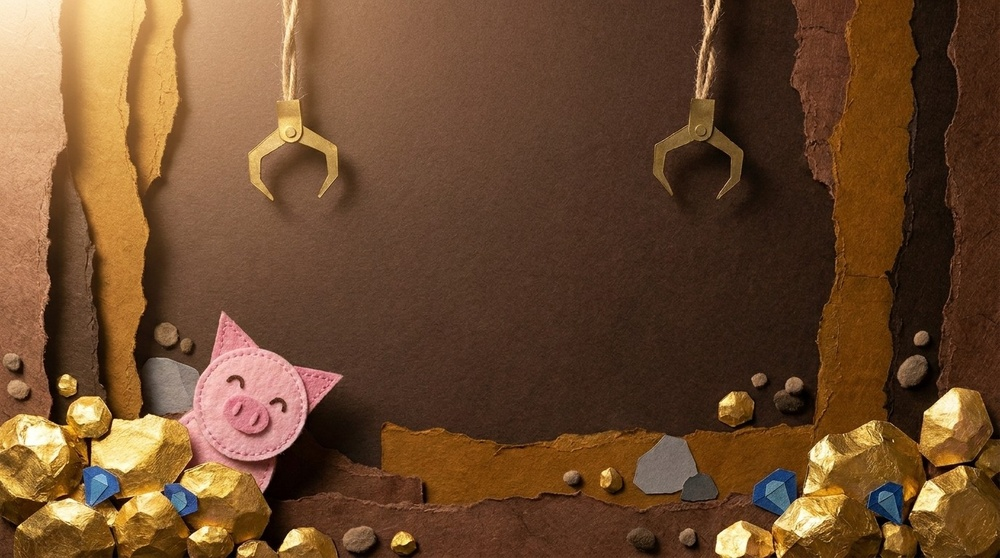
#> input picture Assets/Resources/Art/Menu/TitleBackdrop.jpg, 1000 x 558 px, shrunk from 1376 x 768 before the run
$ python boil_variants.py ../../Assets/Resources/Art/Menu/TitleBackdrop.jpg
#> lines starting #> are read from the running program, lines starting #| are printed output that depends on the picture
"""Stop-motion "boil" frames: two hand-shifted redraws of a sprite (tiny rotation, scale, nudge and
a soft warp), saved next to it as NAME_b1.png and NAME_b2.png on the same canvas. Cycling the
original with these at ~10 fps looks like a paper cutout re-posed between frames.

    python tools/art/boil_variants.py SPRITE.png [SPRITE2.png ...]
"""
import sys

import numpy as np
from PIL import Image
from scipy import ndimage


def variant(img, rng):
    a = np.asarray(img.convert("RGBA"), np.float32)
    h, w = a.shape[:2]
    angle = rng.uniform(-2.6, 2.6)
    scale = rng.uniform(0.982, 1.018)
    shift = rng.uniform(-0.006, 0.006, 2) * w
    # smooth displacement field, about 1% of the size: the outline "boils" like a redrawn cutout
    amp = 0.01 * w
    field = [ndimage.zoom(rng.uniform(-1, 1, (5, 5)), (h / 5, w / 5), order=3)[:h, :w] * amp for _ in range(2)]
    yy, xx = np.mgrid[0:h, 0:w].astype(np.float32)
    cy, cx = (h - 1) / 2, (w - 1) / 2
    t = np.deg2rad(angle)
    # inverse map: output pixel -> source pixel
    dx, dy = xx - cx - shift[0], yy - cy - shift[1]
    sx = (np.cos(t) * dx + np.sin(t) * dy) / scale + cx + field[0]
    sy = (-np.sin(t) * dx + np.cos(t) * dy) / scale + cy + field[1]
    out = np.stack([ndimage.map_coordinates(a[..., c], [sy, sx], order=1, mode="constant") for c in range(4)], -1)
    return Image.fromarray(np.clip(out, 0, 255).astype(np.uint8), "RGBA")


def main():
    for i, path in enumerate(sys.argv[1:]):
        rng = np.random.default_rng(100 + i)
        img = Image.open(path)
#> img is the input picture: PIL image 1000x558 RGB; mean R, G, B 109.3, 75, 46.4
        for k in (1, 2):
            out = path[:-4] + f"_b{k}.png"
            variant(img, rng).save(out)
            print("boil", out)
#> this loop made 2 passes
#> pass 1, in variant, `out = np.stack([ndimage.map_coordinates(a[..., c], [sy, sx], order=1, ..`:
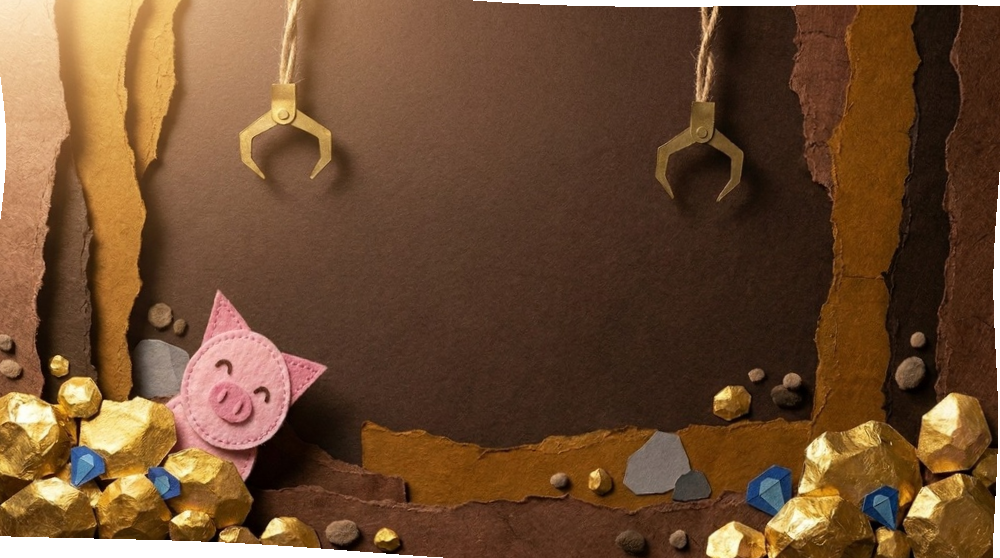
#> out: shape (558, 1000, 4) float32; mean R, G, B, A 105.8, 72.3, 44.6, 250.8; transparent parts drawn white
#> pass 2, in variant (call 2), `out = np.stack([ndimage.map_coordinates(a[..., c], [sy, sx], order=1, ..`:
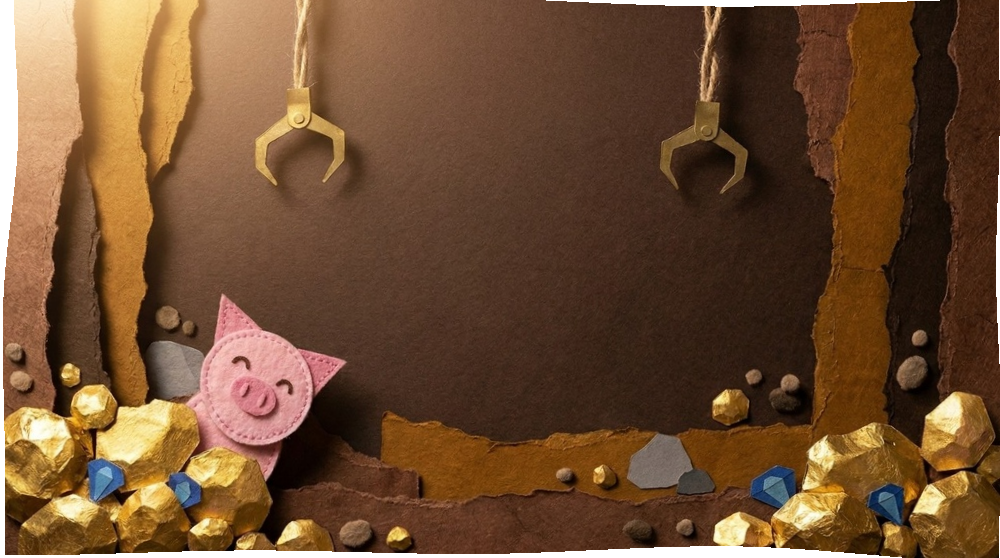
#> out: shape (558, 1000, 4) float32; mean R, G, B, A 105.9, 72.5, 44.7, 249.8; transparent parts drawn white


if __name__ == "__main__":
    main()
